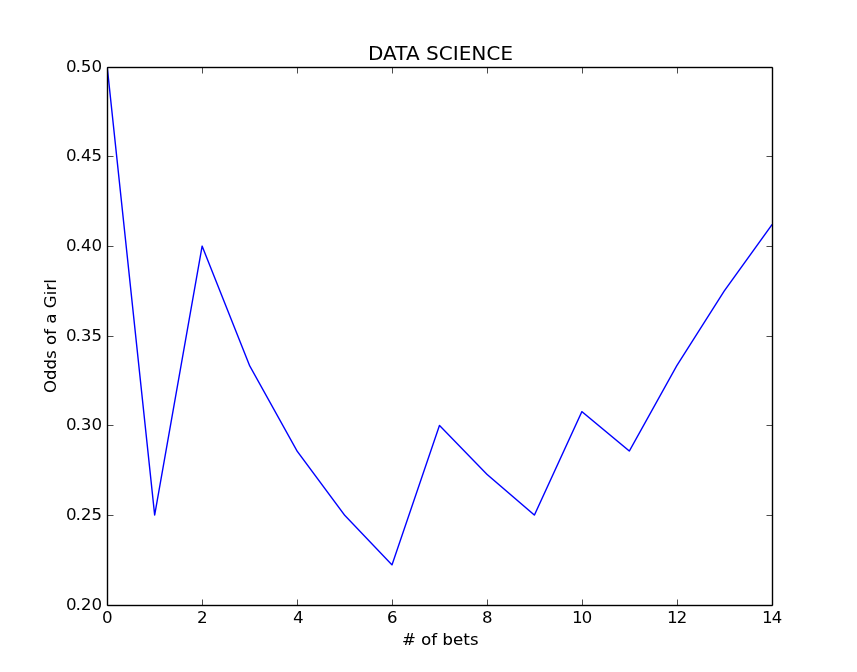

Here is the Python script that generated this plot:
#
# Play prior Odds for baby
# ugh some horrible hacking here, dont hold this against me
#

from Tkinter import *

#
# odds calculator
#
odds=0.5
odds_history = []
odds_history.append(odds)

global mbet
global fbet

mbet=2.0
fbet=1.0

#
# ya ya, global variables are the devil...
#
#
boy_betters  = []
girl_betters = []
#boy_betters.append(("Nick",1-0.5))

#
# implements the gui that appears
#
class gui:

    label = None
    wg = None
    wb = None
    f = None

    def __init__(self, root):
        """Implements the graphical surface."""

        #
        #
        #
        self.root = root
        self.dir = []
        # Frame to contain the fields
        self.f = Frame(root) ; self.f.pack(side=TOP, fill=X)

        # show current odds
        root.wm_title("Welcome to the MALAYA BABY BETTING STATION")
        #titlestr ="Welcome to the MALAYA BABY BETTING STATION"
        #wt = Label(self.f, text=titlestr)
        #wt.pack()

        # show current odds
        titlestr ="Enter your NAME"
        wt = Label(self.f, text=titlestr)
        wt.pack()

        #
        # Text field for entry:
        #
        self.t1 = Text(self.f, width=40, height=1)
        self.t1.pack(side=TOP,expand=YES,fill=X)

        # show current odds
        titlestr ="Enter your BET (boy or girl below) "
        wt = Label(self.f, text=titlestr)
        wt.pack()

        self.t2 = Text(self.f, width=40, height=1)
        self.t2.pack(side=TOP,expand=YES,fill=X)

        # show current odds
        girlstr ="The current odds of a girl are "+str(odds)
        boystr ="The current odds of a boy  are "+str(1-odds)
        self.wg = Label(self.f, text=girlstr)
        self.wb = Label(self.f, text=boystr)
        self.wg.pack()
        self.wb.pack()


        from PIL import Image, ImageTk
        image = Image.open("boy.jpg")
        photo = ImageTk.PhotoImage(image)
        self.label = Label(image=photo)
        self.label.image = photo # keep a reference!
        self.label.pack()
                                  
        # Button
        self.button = Button(root, text = 'Register my Bet!', command = self.show_it )
        self.button.pack(side=TOP)

        return


    def calc_odds(self,bet):
        global mbet
        global fbet
        global odds

        '''update and log the odds'''
        if('boy' in bet):
            mbet=mbet+1.0
        else:
            fbet=fbet+1.0
            
        odds=float(fbet)/float(fbet+mbet)
        odds_history.append(odds)    
        return 0

    def summarize(self,boo):
        print 'BETTING HAS ENDED'

        if(boo == 1.0):
            print 'It is a boy! The winners are:'
            print 'BETTER --  ODDS'
            print ''
            print ''
            for winners in boy_betters:                
                print winners[0],winners[1]

            print 'The incorrect bets were:'
            for winners in girl_betters:                
                print winners[0], winners[1]

        else:
            print 'It is a girl! The winners are:'
            print 'BETTER --  ODDS'
            print ''
            print ''
            for winners in girl_betters:                
                print winners[0], winners[1]

            print 'The incorrect bets were:'
            for winners in boy_betters:                
                print winners[0], winners[1]

        #
        # lets do some data science!
        #
        import matplotlib.pyplot as plt
        plt.plot(odds_history)
        plt.title("DATA SCIENCE")
        plt.ylabel('Odds of a Girl')
        plt.xlabel('# of bets')
        plt.show()

        # teardown and exit succcessfully
        sys.exit(0)

        
    def show_it(self):
        
        # get whatever was entered and put it onto the screen
        name = self.t1.get('0.0',END)
        bet  = self.t2.get('0.0',END)
        
        if('END' in name):
            self.summarize(1.0)

        # some sanity checking... 
        if('boy' in bet or 'girl' in bet):
            print 'Your bet has been logged successfully!'
            # print the bet
            #print 'Name:',name
            #print 'Bet :',bet        

            if('boy' in bet):
                boy_betters.append((name,1-odds))
                #
                # display image
                #
                self.label.destroy()
                from PIL import Image, ImageTk
                image = Image.open("boy.jpg")
                photo = ImageTk.PhotoImage(image)
                self.label = Label(image=photo)
                self.label.image = photo # keep a reference!
                self.label.pack()

            else:
                girl_betters.append((name,odds))
                #
                # display image
                #
                self.label.destroy()
                from PIL import Image, ImageTk
                image = Image.open("girl.jpg")
                photo = ImageTk.PhotoImage(image)
                self.label = Label(image=photo)
                self.label.image = photo # keep a reference!
                self.label.pack()

            self.calc_odds(bet)
            # update current odds
            self.wg.destroy()
            self.wb.destroy()
            girlstr ="The current odds of a girl are "+str(odds)
            boystr ="The current odds of a boy  are "+str(1-odds)
            self.wg = Label(self.f, text=girlstr)
            self.wb = Label(self.f, text=boystr)
            self.wg.pack()
            self.wb.pack()

        else:
            print "error: bet must be 'boy' or 'girl'"
            print 'you entered', bet     
            print 'Your bet was not logged!!!!! '
            print 'Please re-enter your bet'

        # clear! 
        self.t1.delete('1.0', END)
        self.t2.delete('1.0', END)

        #self.root.destroy()
        #self.root.quit()
        
        return


if __name__ == '__main__':
    #
    #If run as stand alone ...
    #
    root = Tk()
    gui( root )
    mainloop()


#
# nick 
# 5/7/16
#
# https://mail.python.org/pipermail/tutor/2004-December/034349.html
#
